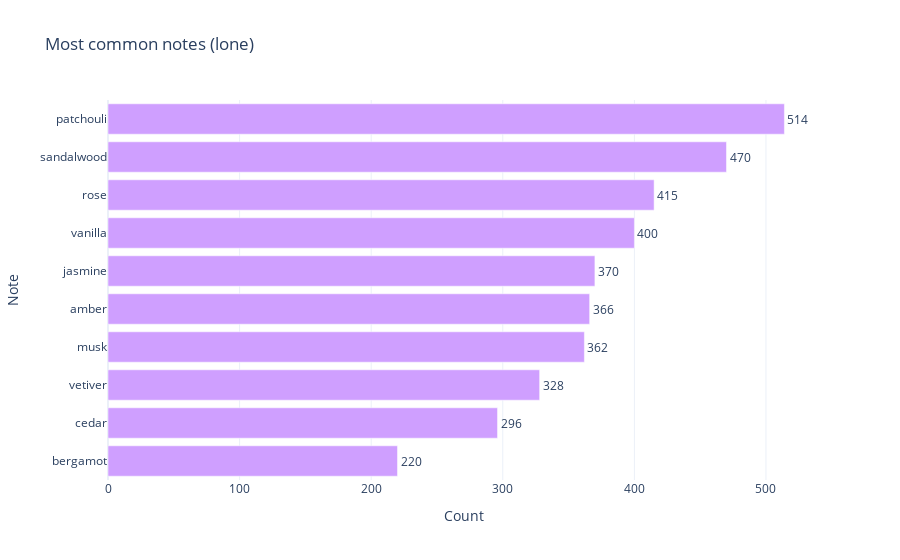

Here is the notebook cell this chart was saved with:
### Code cell
## Plotting the most common lone notes
lone_top_10 = lone_note_counter.iloc[0:10]

fig = px.bar(lone_top_10, x='Count', y='Note', orientation='h', 
             title='Most common notes (lone)',
             template= 'plotly_white',
             text_auto='0s')
fig.update_yaxes(categoryorder='total ascending')
fig.update_traces(marker_color='#CF9FFF', textfont_size=12, textposition="outside", cliponaxis=False)
fig.update_layout(showlegend=False)
fig.show()

### Figure 1 — Plotly figure (JSON) as saved in the notebook; plotly's stock layout.template omitted (floating-point values rounded to 4 significant figures)
{"data": [{"alignmentgroup": "True", "cliponaxis": false, "hovertemplate": "Count=%{x}<br>Note=%{y}<extra></extra>", "legendgroup": "", "marker": {"color": "#CF9FFF", "pattern": {"shape": ""}}, "name": "", "offsetgroup": "", "orientation": "h", "showlegend": false, "textfont": {"size": 12}, "textposition": "outside", "texttemplate": "%{x:0s}", "type": "bar", "x": [514, 470, 415, 400, 370, 366, 362, 328, 296, 220], "xaxis": "x", "y": [" patchouli", " sandalwood", " rose", " vanilla", " jasmine", " amber", " musk", " vetiver", " cedar", " bergamot"], "yaxis": "y"}], "layout": {"barmode": "relative", "legend": {"tracegroupgap": 0}, "showlegend": false, "title": {"text": "Most common notes (lone)"}, "xaxis": {"anchor": "y", "domain": [0, 1], "title": {"text": "Count"}}, "yaxis": {"anchor": "x", "categoryorder": "total ascending", "domain": [0, 1], "title": {"text": "Note"}}}}
